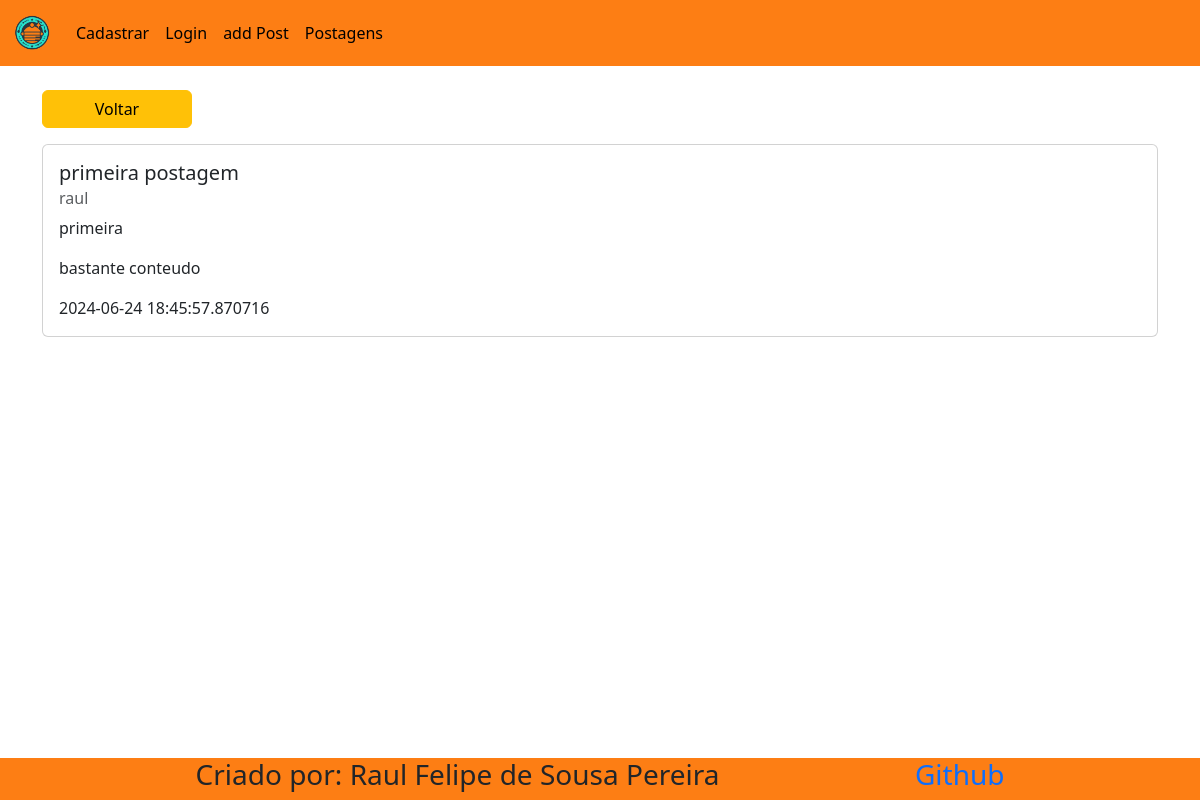
Page /vizualizar_postagem/1 on the committed database.
### models.py (models this page shows)
class PostModel(db.Model):
    id = mapped_column(Integer, primary_key=True,autoincrement=True)
    title = mapped_column(String(255))
    content = mapped_column(Text)
    author = mapped_column(String(255))
    date_posted = mapped_column(DateTime, default=datetime.now(timezone.utc))
    slug = mapped_column(String(255))

### routes.py (the view)
@app.route('/vizualizar_postagem/<int:id>')
def vizualizar_postagem(id):
    post = PostModel.query.get_or_404(id)
    return render_template('postagem.html',post=post)

### templates/postagem.html (shortened to what this page needs)
{%extends "base.html"%}
{%block body%}
<a href="{{ url_for('posts')}}" class="btn btn-warning" style="width: 150px;">Voltar</a>
<div class="card" style="min-width: 20rem;">
    <div class="card-body">
    <h5 class="card-title">{{post.title}}</h5>
    <h6 class="card-subtitle mb-2 text-body-secondary">{{post.author}}</h6>
    <p class="card-text">{{post.slug}}</p>
    <p class="card-text">{{post.content}}</p>
    <p class="card-text">{{post.date_posted}}</p>
</div>
</div>
{%endblock%}

### rows in the picture
PostModel: title "primeira postagem", author "raul", slug "primeira", content "bastante conteudo", date_posted "2024-06-24 18:45:57.870716"
